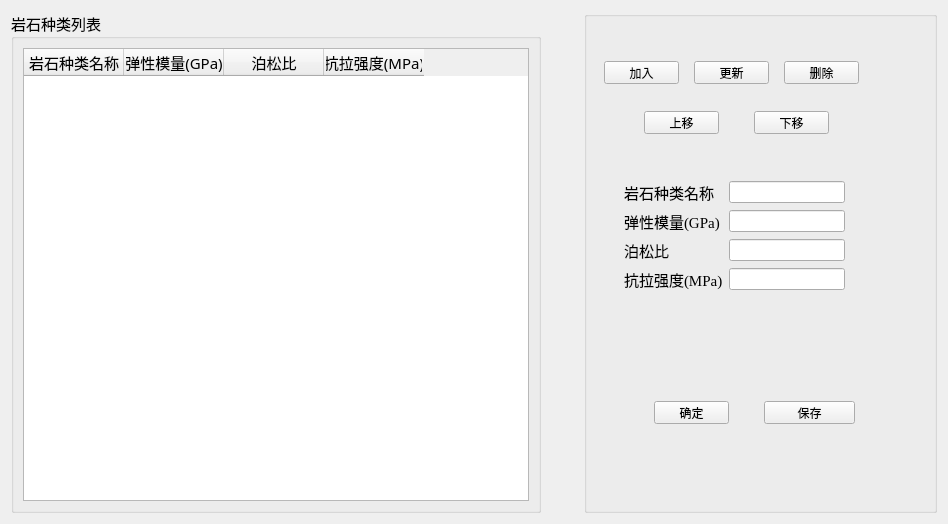
<?xml version="1.0" encoding="UTF-8"?>
<ui version="4.0">
 <class>Form</class>
 <widget class="QWidget" name="Form">
  <property name="geometry">
   <rect>
    <x>0</x>
    <y>0</y>
    <width>948</width>
    <height>524</height>
   </rect>
  </property>
  <property name="windowTitle">
   <string>地层性质设置</string>
  </property>
  <layout class="QHBoxLayout" name="horizontalLayout" stretch="3,0,2">
   <item>
    <widget class="QGroupBox" name="groupBox">
     <property name="font">
      <font>
       <family>Agency FB</family>
       <pointsize>11</pointsize>
      </font>
     </property>
     <property name="title">
      <string>岩石种类列表</string>
     </property>
     <layout class="QHBoxLayout" name="horizontalLayout_2">
      <item>
       <widget class="QTableWidget" name="tableWidget">
        <property name="mouseTracking">
         <bool>false</bool>
        </property>
        <property name="rowCount">
         <number>0</number>
        </property>
        <property name="columnCount">
         <number>4</number>
        </property>
        <column>
         <property name="text">
          <string>岩石种类名称</string>
         </property>
        </column>
        <column>
         <property name="text">
          <string>弹性模量(GPa)</string>
         </property>
        </column>
        <column>
         <property name="text">
          <string>泊松比</string>
         </property>
        </column>
        <column>
         <property name="text">
          <string>抗拉强度(MPa)</string>
         </property>
        </column>
       </widget>
      </item>
     </layout>
    </widget>
   </item>
   <item>
    <spacer name="horizontalSpacer">
     <property name="orientation">
      <enum>Qt::Horizontal</enum>
     </property>
     <property name="sizeHint" stdset="0">
      <size>
       <width>37</width>
       <height>17</height>
      </size>
     </property>
    </spacer>
   </item>
   <item>
    <widget class="QGroupBox" name="groupBox_2">
     <property name="minimumSize">
      <size>
       <width>352</width>
       <height>471</height>
      </size>
     </property>
     <property name="title">
      <string/>
     </property>
     <widget class="QPushButton" name="pushButton_2">
      <property name="geometry">
       <rect>
        <x>110</x>
        <y>50</y>
        <width>75</width>
        <height>23</height>
       </rect>
      </property>
      <property name="text">
       <string>更新</string>
      </property>
     </widget>
     <widget class="QWidget" name="layoutWidget">
      <property name="geometry">
       <rect>
        <x>40</x>
        <y>170</y>
        <width>221</width>
        <height>131</height>
       </rect>
      </property>
      <layout class="QFormLayout" name="formLayout">
       <item row="0" column="0">
        <widget class="QLabel" name="label_2">
         <property name="font">
          <font>
           <family>Agency FB</family>
           <pointsize>11</pointsize>
          </font>
         </property>
         <property name="text">
          <string>岩石种类名称</string>
         </property>
        </widget>
       </item>
       <item row="0" column="1">
        <widget class="QLineEdit" name="lineEdit_1"/>
       </item>
       <item row="1" column="0">
        <widget class="QLabel" name="label_3">
         <property name="font">
          <font>
           <family>Times New Roman</family>
           <pointsize>11</pointsize>
          </font>
         </property>
         <property name="text">
          <string>弹性模量(GPa)</string>
         </property>
        </widget>
       </item>
       <item row="1" column="1">
        <widget class="QLineEdit" name="lineEdit_2"/>
       </item>
       <item row="2" column="0">
        <widget class="QLabel" name="label_4">
         <property name="font">
          <font>
           <family>Agency FB</family>
           <pointsize>11</pointsize>
          </font>
         </property>
         <property name="text">
          <string>泊松比</string>
         </property>
        </widget>
       </item>
       <item row="2" column="1">
        <widget class="QLineEdit" name="lineEdit_3"/>
       </item>
       <item row="3" column="0">
        <widget class="QLabel" name="label_5">
         <property name="font">
          <font>
           <family>Times New Roman</family>
           <pointsize>11</pointsize>
          </font>
         </property>
         <property name="text">
          <string>抗拉强度(MPa)</string>
         </property>
        </widget>
       </item>
       <item row="3" column="1">
        <widget class="QLineEdit" name="lineEdit_4"/>
       </item>
      </layout>
     </widget>
     <widget class="QPushButton" name="pushButton_5">
      <property name="geometry">
       <rect>
        <x>170</x>
        <y>100</y>
        <width>75</width>
        <height>23</height>
       </rect>
      </property>
      <property name="text">
       <string>下移</string>
      </property>
     </widget>
     <widget class="QPushButton" name="pushButton_7">
      <property name="geometry">
       <rect>
        <x>180</x>
        <y>390</y>
        <width>91</width>
        <height>23</height>
       </rect>
      </property>
      <property name="text">
       <string>保存</string>
      </property>
     </widget>
     <widget class="QPushButton" name="pushButton_4">
      <property name="geometry">
       <rect>
        <x>60</x>
        <y>100</y>
        <width>75</width>
        <height>23</height>
       </rect>
      </property>
      <property name="text">
       <string>上移</string>
      </property>
     </widget>
     <widget class="QPushButton" name="pushButton_3">
      <property name="geometry">
       <rect>
        <x>200</x>
        <y>50</y>
        <width>75</width>
        <height>23</height>
       </rect>
      </property>
      <property name="text">
       <string>删除</string>
      </property>
     </widget>
     <widget class="QPushButton" name="pushButton_6">
      <property name="geometry">
       <rect>
        <x>70</x>
        <y>390</y>
        <width>75</width>
        <height>23</height>
       </rect>
      </property>
      <property name="text">
       <string>确定</string>
      </property>
     </widget>
     <widget class="QPushButton" name="pushButton">
      <property name="geometry">
       <rect>
        <x>20</x>
        <y>50</y>
        <width>75</width>
        <height>23</height>
       </rect>
      </property>
      <property name="text">
       <string>加入</string>
      </property>
     </widget>
    </widget>
   </item>
  </layout>
 </widget>
 <resources/>
 <connections>
  <connection>
   <sender>pushButton</sender>
   <signal>clicked()</signal>
   <receiver>Form</receiver>
   <slot>add()</slot>
   <hints>
    <hint type="sourcelabel">
     <x>646</x>
     <y>69</y>
    </hint>
    <hint type="destinationlabel">
     <x>473</x>
     <y>244</y>
    </hint>
   </hints>
  </connection>
  <connection>
   <sender>pushButton_3</sender>
   <signal>clicked()</signal>
   <receiver>Form</receiver>
   <slot>delete()</slot>
   <hints>
    <hint type="sourcelabel">
     <x>826</x>
     <y>66</y>
    </hint>
    <hint type="destinationlabel">
     <x>947</x>
     <y>155</y>
    </hint>
   </hints>
  </connection>
  <connection>
   <sender>pushButton_6</sender>
   <signal>clicked()</signal>
   <receiver>Form</receiver>
   <slot>input_data()</slot>
   <hints>
    <hint type="sourcelabel">
     <x>701</x>
     <y>409</y>
    </hint>
    <hint type="destinationlabel">
     <x>543</x>
     <y>8</y>
    </hint>
   </hints>
  </connection>
  <connection>
   <sender>pushButton_2</sender>
   <signal>clicked()</signal>
   <receiver>Form</receiver>
   <slot>update_data()</slot>
   <hints>
    <hint type="sourcelabel">
     <x>736</x>
     <y>67</y>
    </hint>
    <hint type="destinationlabel">
     <x>739</x>
     <y>-6</y>
    </hint>
   </hints>
  </connection>
  <connection>
   <sender>pushButton_4</sender>
   <signal>clicked()</signal>
   <receiver>Form</receiver>
   <slot>up()</slot>
   <hints>
    <hint type="sourcelabel">
     <x>669</x>
     <y>117</y>
    </hint>
    <hint type="destinationlabel">
     <x>572</x>
     <y>-4</y>
    </hint>
   </hints>
  </connection>
  <connection>
   <sender>pushButton_5</sender>
   <signal>clicked()</signal>
   <receiver>Form</receiver>
   <slot>down()</slot>
   <hints>
    <hint type="sourcelabel">
     <x>775</x>
     <y>128</y>
    </hint>
    <hint type="destinationlabel">
     <x>461</x>
     <y>1</y>
    </hint>
   </hints>
  </connection>
  <connection>
   <sender>pushButton_7</sender>
   <signal>clicked()</signal>
   <receiver>Form</receiver>
   <slot>input_data_1()</slot>
   <hints>
    <hint type="sourcelabel">
     <x>830</x>
     <y>403</y>
    </hint>
    <hint type="destinationlabel">
     <x>847</x>
     <y>-13</y>
    </hint>
   </hints>
  </connection>
 </connections>
 <slots>
  <slot>add()</slot>
  <slot>delete()</slot>
  <slot>input_data()</slot>
  <slot>update_data()</slot>
  <slot>up()</slot>
  <slot>down()</slot>
  <slot>input_data_1()</slot>
 </slots>
</ui>
